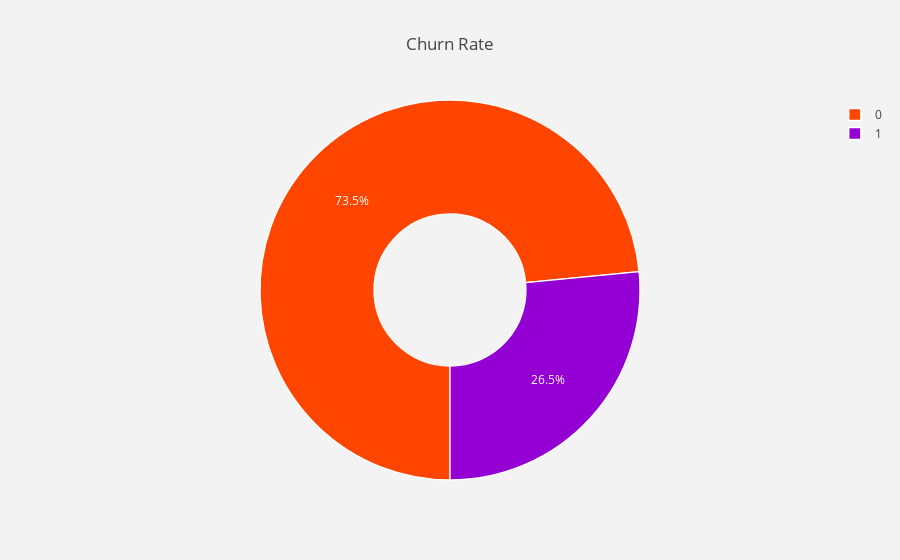

The cell this chart's notebook holds for it:
### Markdown cell above
# Data Exploration

### Code cell
import plotly.offline as py
py.init_notebook_mode(connected=True)
import plotly.graph_objs as go

lab = tlc_db["Churn"].value_counts().keys().tolist()
#values
val = tlc_db["Churn"].value_counts().values.tolist()

trace = go.Pie(labels = lab ,
               values = val ,
               marker = dict(colors =  [ 'orangered' ,'darkviolet'],
                             line = dict(color = "white",
                                         width =  1.3)
                            ),
               rotation = 180,
               hoverinfo = "label+value+text",
               hole = .4
              )
layout = go.Layout(dict(title = "Churn Rate",
                        plot_bgcolor  = "rgb(243,243,243)",
                        paper_bgcolor = "rgb(243,243,243)",
                       )
                  )

data = [trace]
fig = go.Figure(data = data,layout = layout)
py.iplot(fig)

### Figure 1 — Plotly figure (JSON) as saved in the notebook; plotly's stock layout.template omitted (floating-point values rounded to 4 significant figures)
{"data": [{"hole": 0.4, "hoverinfo": "label+value+text", "labels": [0, 1], "marker": {"colors": ["orangered", "darkviolet"], "line": {"color": "white", "width": 1.3}}, "rotation": 180, "type": "pie", "uid": "44194e57-e9bf-4dd9-8457-3be8345b4cbe", "values": [5174, 1869]}], "layout": {"paper_bgcolor": "rgb(243,243,243)", "plot_bgcolor": "rgb(243,243,243)", "title": {"text": "Churn Rate"}}}
